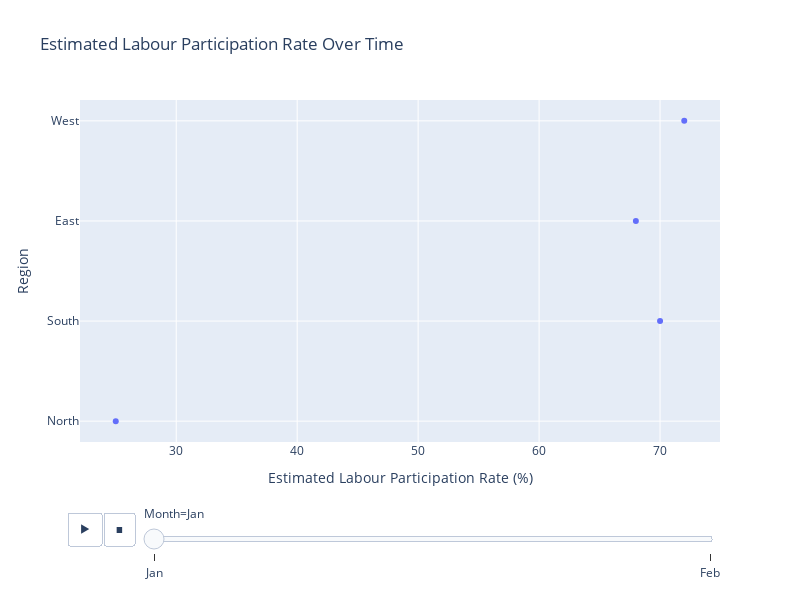

This figure's notebook cell:
### Code cell
import plotly.express as px
import pandas as pd

# Sample data (replace this with your actual DataFrame)
data = {
    "Estimated Labour Participation Rate (%)": [25.0, 70.0, 68.0, 72.0, 66.0, 74.0, 75.0, 78.0],
    "Region": ["North", "South", "East", "West", "North", "South", "East", "West"],
    "Month": ["Jan", "Jan", "Jan", "Jan", "Feb", "Feb", "Feb", "Feb"]
}

df = pd.DataFrame(data)

fig = px.scatter(df, x='Estimated Labour Participation Rate (%)', y='Region', 
                 animation_frame='Month', 
                 title='Estimated Labour Participation Rate Over Time',
                 width=800, height=600)

fig.show()

### Figure 1 — Plotly figure (JSON) as saved in the notebook; plotly's stock layout.template omitted (floating-point values rounded to 4 significant figures)
{"data": [{"hovertemplate": "Month=Jan<br>Estimated Labour Participation Rate (%)=%{x}<br>Region=%{y}<extra></extra>", "legendgroup": "", "marker": {"color": "#636efa", "symbol": "circle"}, "mode": "markers", "name": "", "orientation": "h", "showlegend": false, "type": "scatter", "x": [25, 70, 68, 72], "xaxis": "x", "y": ["North", "South", "East", "West"], "yaxis": "y"}], "layout": {"height": 600, "legend": {"tracegroupgap": 0}, "sliders": [{"active": 0, "currentvalue": {"prefix": "Month="}, "len": 0.9, "pad": {"b": 10, "t": 60}, "steps": [{"args": [["Jan"], {"frame": {"duration": 0, "redraw": false}, "fromcurrent": true, "mode": "immediate", "transition": {"duration": 0, "easing": "linear"}}], "label": "Jan", "method": "animate"}, {"args": [["Feb"], {"frame": {"duration": 0, "redraw": false}, "fromcurrent": true, "mode": "immediate", "transition": {"duration": 0, "easing": "linear"}}], "label": "Feb", "method": "animate"}], "x": 0.1, "xanchor": "left", "y": 0, "yanchor": "top"}], "title": {"text": "Estimated Labour Participation Rate Over Time"}, "updatemenus": [{"buttons": [{"args": [null, {"frame": {"duration": 500, "redraw": false}, "fromcurrent": true, "mode": "immediate", "transition": {"duration": 500, "easing": "linear"}}], "label": "&#9654;", "method": "animate"}, {"args": [[null], {"frame": {"duration": 0, "redraw": false}, "fromcurrent": true, "mode": "immediate", "transition": {"duration": 0, "easing": "linear"}}], "label": "&#9724;", "method": "animate"}], "direction": "left", "pad": {"r": 10, "t": 70}, "showactive": false, "type": "buttons", "x": 0.1, "xanchor": "right", "y": 0, "yanchor": "top"}], "width": 800, "xaxis": {"anchor": "y", "domain": [0, 1], "title": {"text": "Estimated Labour Participation Rate (%)"}}, "yaxis": {"anchor": "x", "domain": [0, 1], "title": {"text": "Region"}}}}
